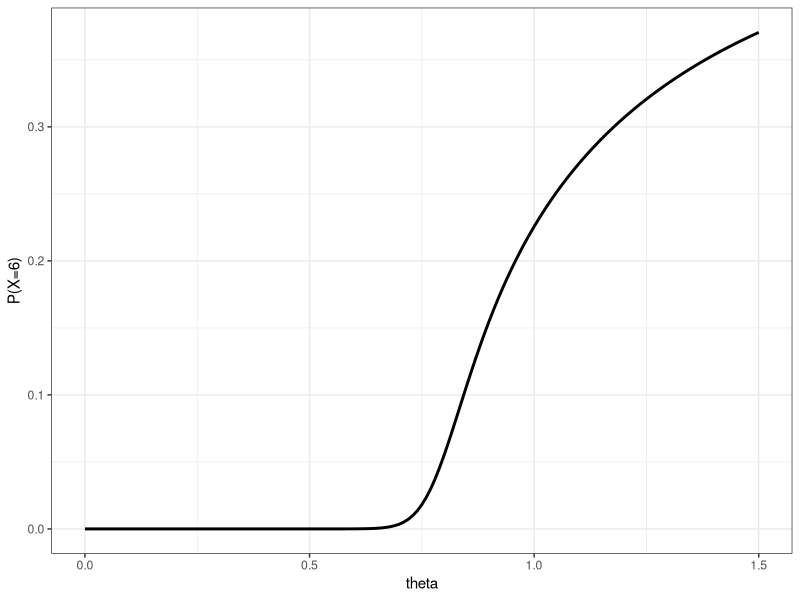
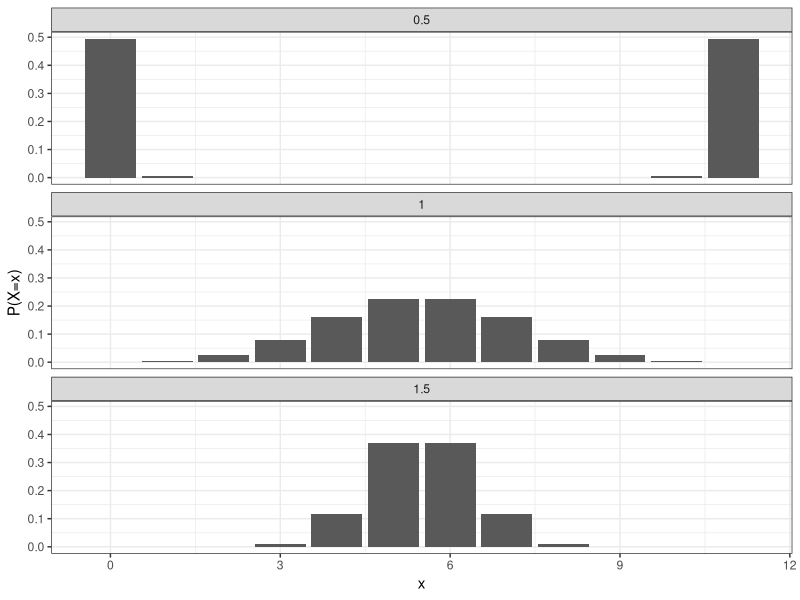

R code for these plots, in order:
## ---- chunk 1
#| echo: false

default_chunk_hook  <- knitr::knit_hooks$get("chunk")

latex_font_size <- c("Huge", "huge", "LARGE", "Large", 
                     "large", "normalsize", "small", 
                     "footnotesize", "scriptsize", "tiny")

knitr::knit_hooks$set(chunk = function(x, options) {
  x <- default_chunk_hook(x, options)
  if(options$size %in% latex_font_size) {
    paste0("\n \\", options$size, "\n\n", 
      x, 
      "\n\n \\normalsize"
    )
  } else {
    x
  }
})
## ---- chunk 2
#| label: load-packages
#| include: false
library(tidyverse)
library(patchwork)
## ---- chunk 3
daltbinom <- function(x, size, prob, theta){
  normalizing.constant <- 0
  for(j in 0:size){
    normalizing.constant <- normalizing.constant + 
      choose(size, j) * prob^j * (1-prob)^(size-j) * theta^(j*(size-j))
  }
  # Probability Mass at x=x
  (1/normalizing.constant) *
    choose(size, x) * prob^x * (1-prob)^(size-x) * theta^(x*(size-x)) *
      (x>=0)*(x<=size)
}
## ---- chunk 4
daltbbinom.single <- function(x, size, alpha, beta, theta){
    integrand <- function(p) {
    sapply(p, # integrate will pass in a vector, so we use sapply to apply the following
           function(p_val){
             # f(x|p) * f(p|alpha, beta)
             daltbinom(x, size, p_val, theta) * dbeta(p_val, alpha, beta)
           }
    )
  }
  # Probability Mass at x=x
  # integrate(integrand, lower = 0, upper = 1)$value * (x>=0)*(x<=size)
  # I shrink the bounds below to avoid log(0)=-infinty
  # I use try() to catch when there is an error and avoid crashing
  res <- try(integrate(integrand, lower = 1e-7, upper = 1 - 1e-7)$value * 
                  (x>=0)*(x<=size), 
             silent = TRUE)
  # If there is an error, return a near-zero probability
  if(inherits(res, "try-error")) return(0.1^6)
  
  res
}
# Write a function that works on a vector
daltbbinom <- function(x, size, alpha, beta, theta){
  sapply(X=x, FUN=daltbbinom.single, size=size, alpha=alpha, beta=beta, theta=theta)
}
## ---- chunk 5
#| fig-align: "center"
#| fig-cap: "Probability of Winning 6 Legs"
prob_data = tibble(
  theta = seq(0,1.5, by = 0.01)
) |> 
  mutate(
    prob_6 = sapply(theta, function(theta_sing){
      daltbinom(x=6, size = 11, prob = 0.5, theta = theta_sing)
    })
  )

prob_data |>
  ggplot(aes(x = theta, y = prob_6)) +
  geom_line(linewidth = 1) + 
  xlab("theta") +
  ylab("P(X=6)") + 
  theme_bw()

## ---- chunk 6
#| fig-align: "center"
#| fig-cap: "Altham's for theta = 0.5, 1, 1.5"

pmf_05 = tibble(
  x = 0:11,
  theta = 0.5,
  prob = sapply(0:11, function(x_val){
    daltbinom(x = x_val, size = 11, prob = 0.5, theta = 0.5)
  })
)

pmf_1 = tibble(
  x = 0:11,
  theta = 1,
  prob = sapply(0:11, function(x_val){
    daltbinom(x = x_val, size = 11, prob = 0.5, theta = 1)
  })
)

pmf_15 = tibble(
  x = 0:11,
  theta = 1.5,
  prob = sapply(0:11, function(x_val){
    daltbinom(x = x_val, size = 11, prob = 0.5, theta = 1.5)
  })
)

pmf_data = bind_rows(pmf_05, pmf_1, pmf_15)

pmf_data |>
  ggplot(aes(x = x, y = prob)) +
  geom_col() +
  facet_wrap(~theta, ncol = 1) +
  xlab("x") +
  ylab("P(X=x)") +
  theme_bw()

## ---- chunk 7
